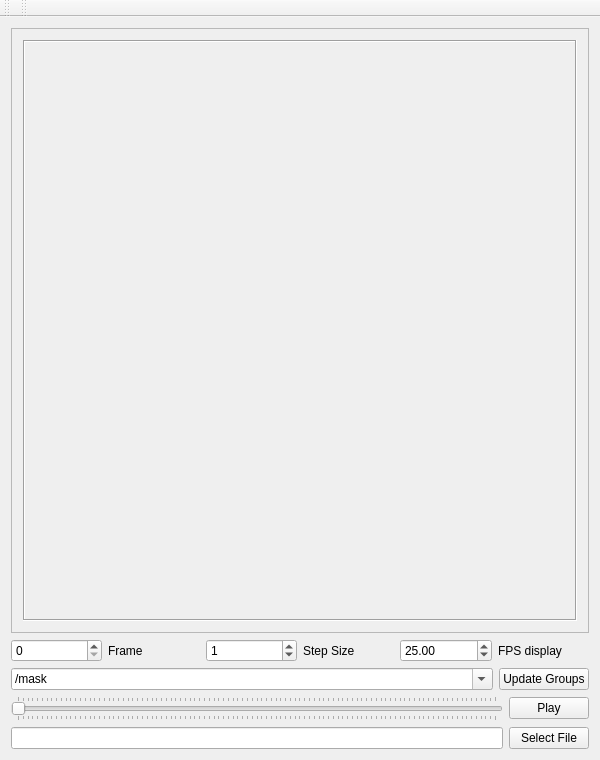
<?xml version="1.0" encoding="UTF-8"?>
<ui version="4.0">
 <class>ImageViewer</class>
 <widget class="QMainWindow" name="ImageViewer">
  <property name="geometry">
   <rect>
    <x>0</x>
    <y>0</y>
    <width>600</width>
    <height>760</height>
   </rect>
  </property>
  <property name="windowTitle">
   <string>ImageViewer</string>
  </property>
  <widget class="QWidget" name="centralWidget">
   <property name="enabled">
    <bool>true</bool>
   </property>
   <layout class="QVBoxLayout" name="verticalLayout_2">
    <item>
     <layout class="QVBoxLayout" name="verticalLayout">
      <item>
       <widget class="QScrollArea" name="scrollArea">
        <property name="frameShadow">
         <enum>QFrame::Sunken</enum>
        </property>
        <property name="widgetResizable">
         <bool>true</bool>
        </property>
        <widget class="QWidget" name="scrollAreaWidgetContents">
         <property name="geometry">
          <rect>
           <x>0</x>
           <y>0</y>
           <width>572</width>
           <height>525</height>
          </rect>
         </property>
         <layout class="QVBoxLayout" name="verticalLayout_3">
          <item>
           <widget class="QLabel" name="imageCanvas">
            <property name="sizePolicy">
             <sizepolicy hsizetype="Ignored" vsizetype="Ignored">
              <horstretch>0</horstretch>
              <verstretch>0</verstretch>
             </sizepolicy>
            </property>
            <property name="frameShape">
             <enum>QFrame::Box</enum>
            </property>
            <property name="frameShadow">
             <enum>QFrame::Sunken</enum>
            </property>
            <property name="text">
             <string/>
            </property>
           </widget>
          </item>
         </layout>
        </widget>
       </widget>
      </item>
      <item>
       <layout class="QHBoxLayout" name="horizontalLayout_3">
        <item>
         <widget class="QSpinBox" name="spinBox_frame">
          <property name="maximum">
           <number>999999999</number>
          </property>
         </widget>
        </item>
        <item>
         <widget class="QLabel" name="label_frame">
          <property name="text">
           <string>Frame</string>
          </property>
         </widget>
        </item>
        <item>
         <widget class="QSpinBox" name="spinBox_step">
          <property name="maximum">
           <number>999999999</number>
          </property>
          <property name="value">
           <number>1</number>
          </property>
         </widget>
        </item>
        <item>
         <widget class="QLabel" name="label_step">
          <property name="text">
           <string>Step Size</string>
          </property>
         </widget>
        </item>
        <item>
         <widget class="QDoubleSpinBox" name="doubleSpinBox_fps">
          <property name="maximum">
           <double>100.000000000000000</double>
          </property>
          <property name="value">
           <double>25.000000000000000</double>
          </property>
         </widget>
        </item>
        <item>
         <widget class="QLabel" name="label_fps">
          <property name="text">
           <string>FPS display</string>
          </property>
         </widget>
        </item>
       </layout>
      </item>
      <item>
       <layout class="QHBoxLayout" name="horizontalLayout_6">
        <item>
         <widget class="QComboBox" name="comboBox_h5path">
          <property name="editable">
           <bool>true</bool>
          </property>
          <item>
           <property name="text">
            <string>/mask</string>
           </property>
          </item>
          <item>
           <property name="text">
            <string>/full_data</string>
           </property>
          </item>
         </widget>
        </item>
        <item>
         <widget class="QPushButton" name="pushButton_h5groups">
          <property name="sizePolicy">
           <sizepolicy hsizetype="Maximum" vsizetype="Fixed">
            <horstretch>0</horstretch>
            <verstretch>0</verstretch>
           </sizepolicy>
          </property>
          <property name="text">
           <string>Update Groups</string>
          </property>
         </widget>
        </item>
       </layout>
      </item>
      <item>
       <layout class="QHBoxLayout" name="horizontalLayout_2">
        <item>
         <widget class="QSlider" name="imageSlider">
          <property name="cursor">
           <cursorShape>OpenHandCursor</cursorShape>
          </property>
          <property name="mouseTracking">
           <bool>true</bool>
          </property>
          <property name="autoFillBackground">
           <bool>false</bool>
          </property>
          <property name="maximum">
           <number>100</number>
          </property>
          <property name="orientation">
           <enum>Qt::Horizontal</enum>
          </property>
          <property name="invertedAppearance">
           <bool>false</bool>
          </property>
          <property name="invertedControls">
           <bool>false</bool>
          </property>
          <property name="tickPosition">
           <enum>QSlider::TicksBothSides</enum>
          </property>
         </widget>
        </item>
        <item>
         <widget class="QPushButton" name="playButton">
          <property name="text">
           <string>Play</string>
          </property>
          <property name="checkable">
           <bool>false</bool>
          </property>
         </widget>
        </item>
       </layout>
      </item>
      <item>
       <layout class="QHBoxLayout" name="horizontalLayout">
        <item>
         <widget class="QLineEdit" name="lineEdit">
          <property name="text">
           <string/>
          </property>
         </widget>
        </item>
        <item>
         <widget class="QPushButton" name="fileButton">
          <property name="text">
           <string>Select File</string>
          </property>
         </widget>
        </item>
       </layout>
      </item>
     </layout>
    </item>
   </layout>
   <zorder></zorder>
  </widget>
  <widget class="QMenuBar" name="menuBar">
   <property name="geometry">
    <rect>
     <x>0</x>
     <y>0</y>
     <width>600</width>
     <height>22</height>
    </rect>
   </property>
  </widget>
  <widget class="QToolBar" name="mainToolBar">
   <attribute name="toolBarArea">
    <enum>TopToolBarArea</enum>
   </attribute>
   <attribute name="toolBarBreak">
    <bool>false</bool>
   </attribute>
  </widget>
  <widget class="QToolBar" name="toolBar">
   <property name="windowTitle">
    <string>toolBar</string>
   </property>
   <attribute name="toolBarArea">
    <enum>TopToolBarArea</enum>
   </attribute>
   <attribute name="toolBarBreak">
    <bool>false</bool>
   </attribute>
  </widget>
 </widget>
 <layoutdefault spacing="6" margin="11"/>
 <resources/>
 <connections/>
</ui>
